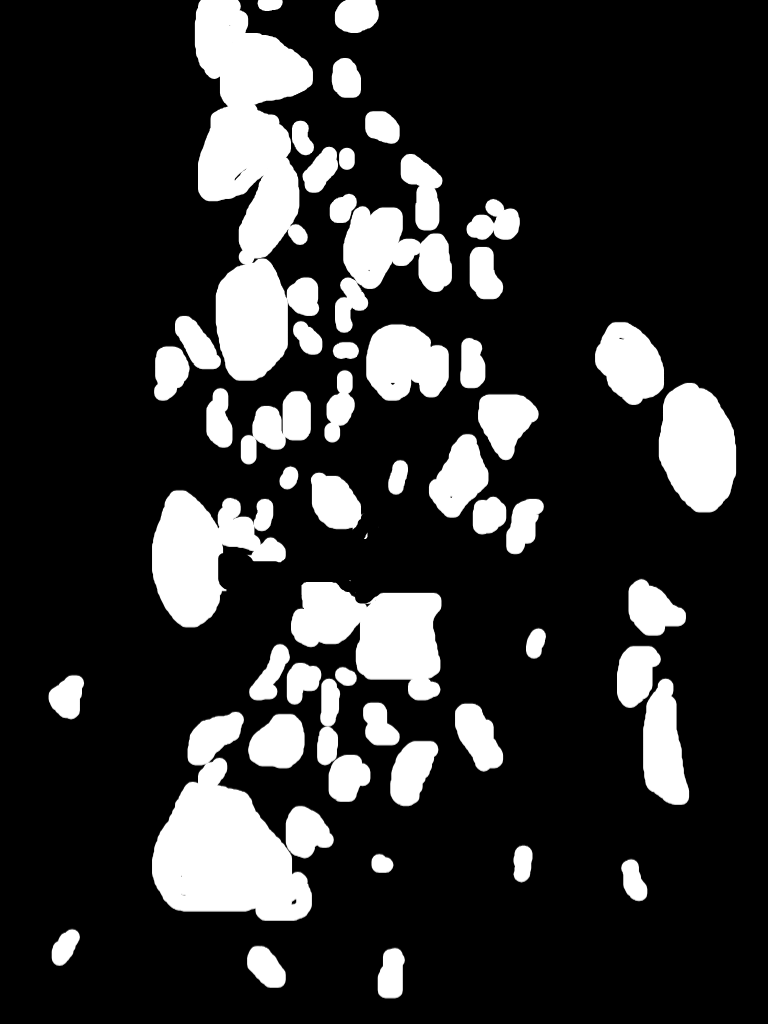
#> input picture metrics/Lstudio_6648_2.png, 768 x 1024 px, found by its file name
$ python confusionmatrix.py
#> lines starting #> are read from the running program, lines starting #| are printed output that depends on the picture; after the words box and inside, x2 and y2 are one past the last pixel; in counts of white or black regions, pixels touching at a corner belong together
from sklearn.metrics import confusion_matrix
import cv2 as cv
import numpy as np
from sklearn.metrics import precision_score, recall_score, f1_score

# Route to images
routes_manual = ['metrics/matrixtest/manual/Lstudio_6648_2.png','metrics/matrixtest/manual/Lstudio_6662_2.png','metrics/matrixtest/manual/Lstudio_6666_2.png','metrics/matrixtest/manual/Lstudio_6673_2.png','metrics/matrixtest/manual/Lstudio_6701_2.png','metrics/matrixtest/manual/Lstudio_6710_2.png','metrics/matrixtest/manual/Lstudio_6716_2.png','metrics/matrixtest/manual/Lstudio_6720_2.png','metrics/matrixtest/manual/Lstudio_6750_2.png','metrics/matrixtest/manual/Lstudio_6762_2.png']
routes_SAM = ['metrics/matrixtest/SAM/IMG_6648_masks.jpeg','metrics/matrixtest/SAM/IMG_6662_masks.jpeg','metrics/matrixtest/SAM/IMG_6666_masks.jpeg','metrics/matrixtest/SAM/IMG_6673_masks.jpeg','metrics/matrixtest/SAM/IMG_6701_masks.jpeg','metrics/matrixtest/SAM/IMG_6710_masks.jpeg','metrics/matrixtest/SAM/IMG_6716_masks.jpeg','metrics/matrixtest/SAM/IMG_6720_masks.jpeg','metrics/matrixtest/SAM/IMG_6750_masks.jpeg','metrics/matrixtest/SAM/IMG_6762_masks.jpeg']

# Initialize matrices for TP, FN, FP, TN
TP_total = 0
FN_total = 0
FP_total = 0
TN_total = 0

for route_manual, soute_SAM in zip (routes_manual, routes_SAM):
    # Load manual (LabelStudio) masked image
    image_manual = cv.imread(route_manual)
#> image_manual is the input picture: shape (1024, 768, 3); min 0, max 255, mean 48.2

    # Load SAM masked image
    image_SAM = cv.imread(route_manual)

    # Obtain heigth and width from labelStudio masked images
    (h,w) = image_manual.shape[:2]
#> h = 1024; w = 768

    # Resize SAM masked images
    image_SAM_r = cv.resize(image_SAM, (768,1024))

    # Convert to grayscale
    image_manual_g = cv.cvtColor(image_manual, cv.COLOR_BGR2GRAY)
    image_SAM_g = cv.cvtColor(image_SAM_r, cv.COLOR_BGR2GRAY)

    # Binarize the images
    _, image_manual_b = cv.threshold(image_manual_g, 1, 255, cv.THRESH_BINARY)
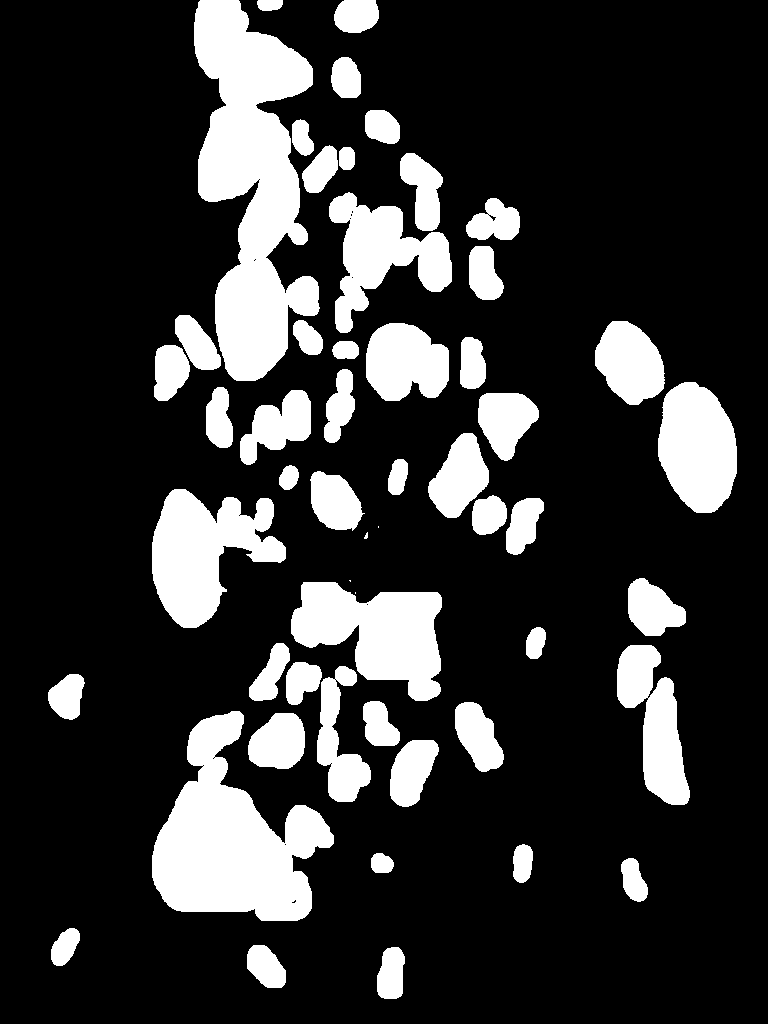
#> image_manual_b: shape (1024, 768); 20% white; 54 white regions (4 under 20 px), largest, box (x1, y1, x2, y2) and area: (194, 0, 320, 381) 27546, (152, 711, 334, 921) 20250, (291, 582, 442, 701) 10986
    _, image_SAM_b = cv.threshold(image_SAM_g, 1, 255, cv.THRESH_BINARY)

    # Flattening binary images to one-dimensional arrays
    image_manual_flat = image_manual_b.flatten()
    image_SAM_flat = image_SAM_b.flatten()

    # Calculate elements of the confusion matrix for the current image
    TP = np.sum((image_manual_flat == 1) & (image_SAM_flat == 1))
#> TP = 0
    FN = np.sum((image_manual_flat == 1) & (image_SAM_flat == 0))
#> FN = 0
    FP = np.sum((image_manual_flat == 0) & (image_SAM_flat == 1))
#> FP = 0
    TN = np.sum((image_manual_flat == 0) & (image_SAM_flat == 0))
#> TN = 629516

    # Accumulate values for total matrix
    TP_total += TP
#> TP_total = 0
    FN_total += FN
#> FN_total = 0
    FP_total += FP
#> FP_total = 0
    TN_total += TN
#> TN_total = 629516
#> pass 2 of the loop `for route_manual, soute_SAM in zip (routes_manual, routes_SAM):`:
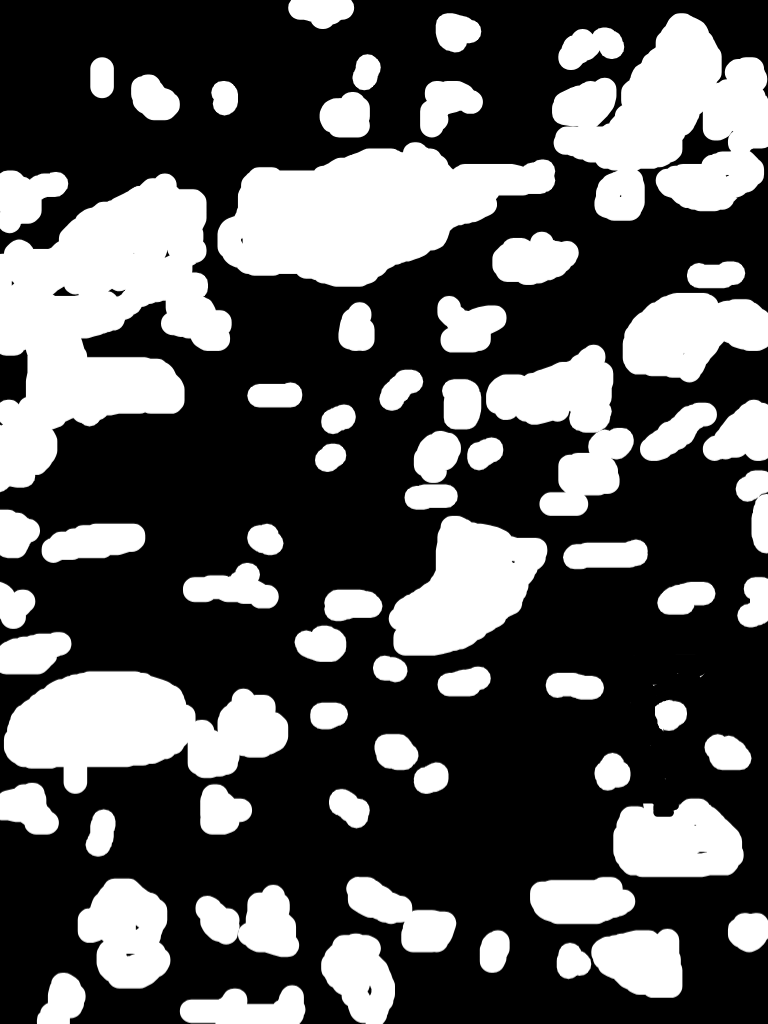
#> input picture metrics/Lstudio_6662_2.png, 768 x 1024 px, found by its file name
#> image_manual is the input picture: shape (1024, 768, 3); min 0, max 255, mean 88.4
#> `_, image_manual_b = cv.threshold(image_manual_g, 1, 255, cv.THRESH_BIN..`:
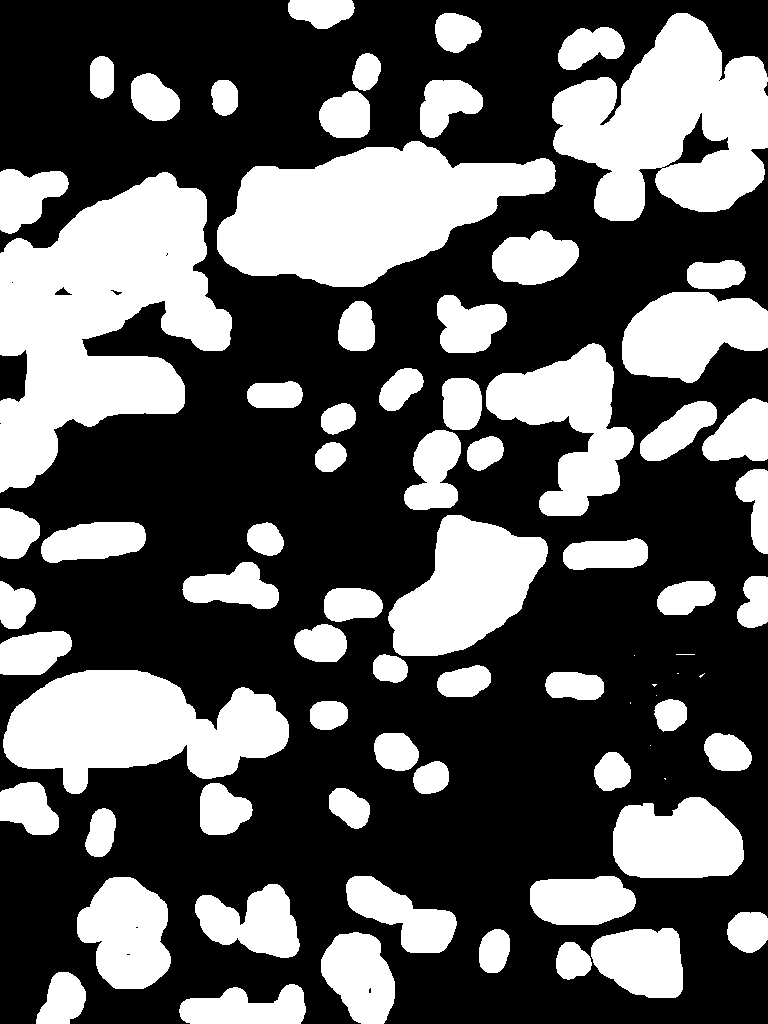
#> image_manual_b: shape (1024, 768); 36.2% white; 76 white regions (9 under 20 px), largest, box (x1, y1, x2, y2) and area: (0, 172, 232, 493) 41422, (217, 141, 556, 287) 29948, (552, 13, 768, 221) 27776
#> TN = 501390
#> TN_total = 1130906
#> pass 3 of the loop `for route_manual, soute_SAM in zip (routes_manual, routes_SAM):`:
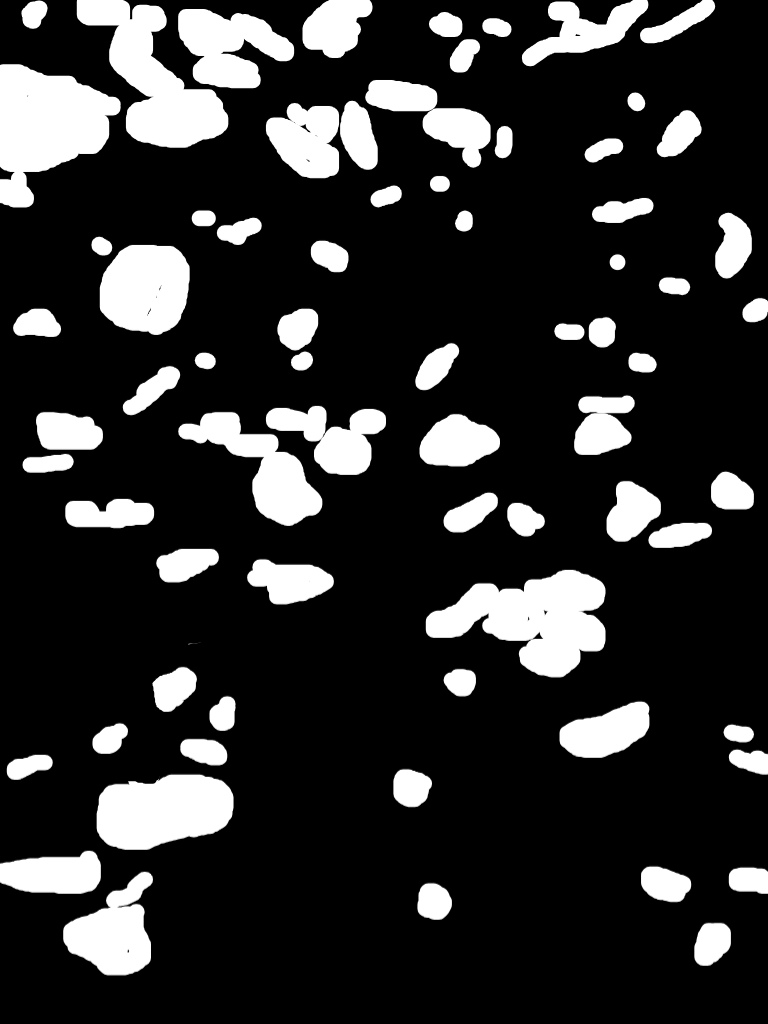
#> input picture metrics/Lstudio_6666_2.png, 768 x 1024 px, found by its file name
#> image_manual is the input picture: shape (1024, 768, 3); min 0, max 255, mean 46.9
#> `_, image_manual_b = cv.threshold(image_manual_g, 1, 255, cv.THRESH_BIN..`:
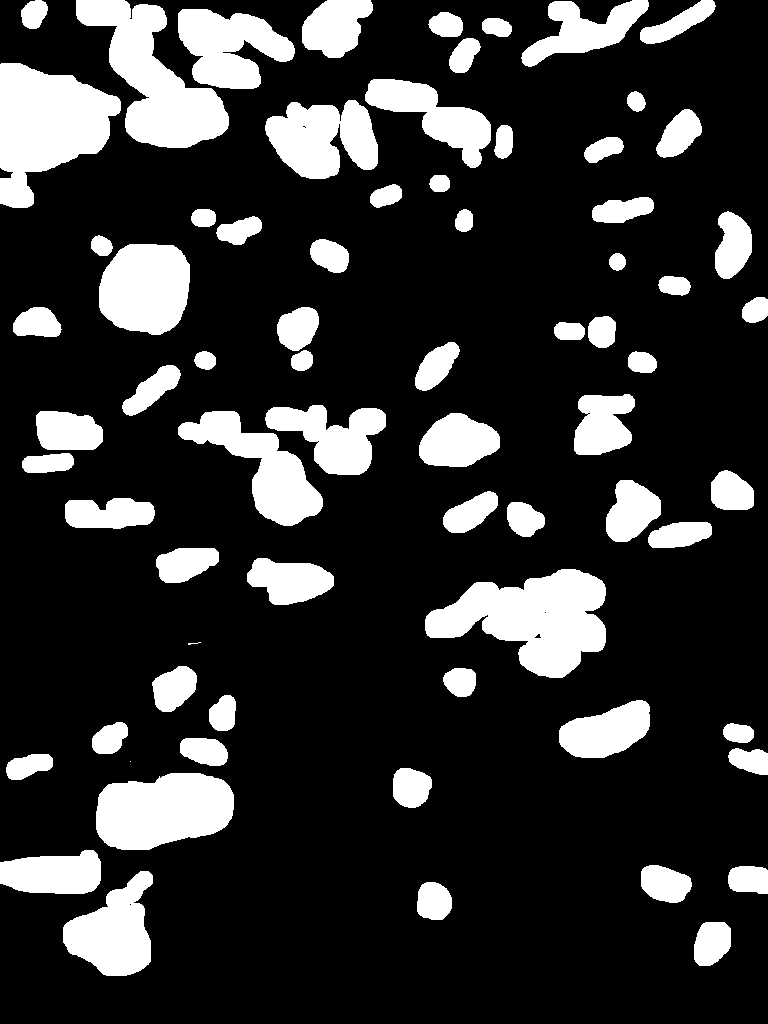
#> image_manual_b: shape (1024, 768); 19.6% white; 72 white regions (2 under 20 px), largest, box (x1, y1, x2, y2) and area: (425, 569, 606, 678) 11526, (0, 63, 121, 208) 10867, (76, 0, 229, 148) 10238
#> TN = 632333
#> TN_total = 1763239
#> (the run stopped early here; a loop or call above may not have finished)
